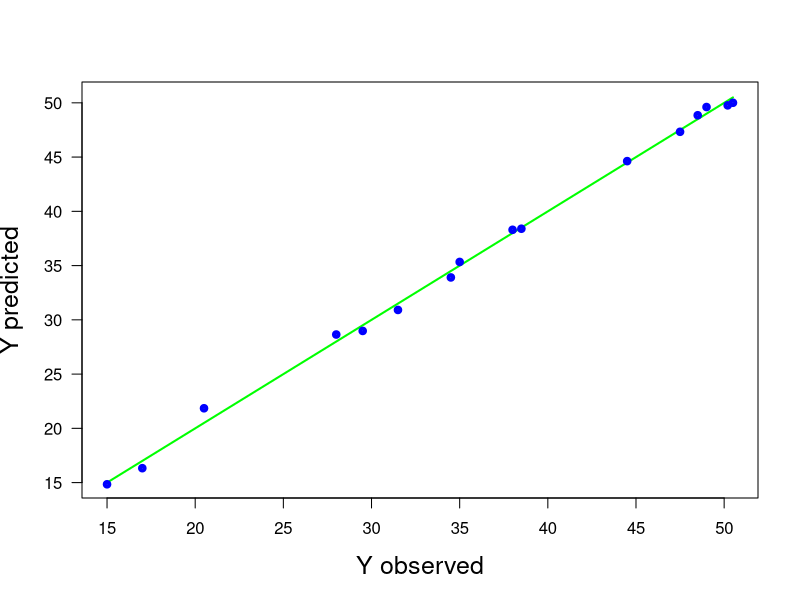

Reproduce this figure in R.
print('file: AcetylenePredictionYY.R')
# acetylene data: X1, X3 anticorrelated
# -------------------------------------------
# (1) = observed data (Yo,X1o,X2o,X3o) and quadratic predictors
Yo = c(49.0,50.2,50.5,48.5,47.5,44.5,28.0,31.5,34.5,35.0,38.0,38.5,15.0,17.0,20.5,29.5)
X1o = c(1300,1300,1300,1300,1300,1300,1200,1200,1200,1200,1200,1200,1100,1100,1100,1100)
X2o = c(7.5,9.0,11.0,13.5,17.0,23.0,5.3,7.5,11.0,13.5,17.0,23.0,5.3,7.5,11.0,17.0)
X3o = c(12,12,11.5,13,13.5,12,40,38,32,26,34,41,84,98,92,86)/1000
X4o = X1o*X2o; X5o = X1o*X3o; X6o = X2o*X3o
X7o = X1o^2; X8o = X2o^2; X9o = X3o^2
LYo = length(Yo)   # sample size
NoP = 9            # number of predictors
# -------------------------------------------
# (2) Unit length scaling:
Xo = matrix(data=c(X1o,X2o,X3o,X4o,X5o,X6o,X7o,X8o,X9o),nrow=LYo,ncol=NoP)
# Unit length scaling = subtract mean (centering) and divide by square root of sum of squares
X = matrix(data=NA,nrow=LYo,ncol=NoP)
n = NoP
meanX = numeric(n); SX = numeric(n)
for(j in 1:NoP) {q = Xo[,j]; xj = (q-mean(q))/sqrt(sum((q-mean(q))^2)); 
X[,j] = xj; meanX[j] = mean(q); SX[j] = sqrt(sum( (q-mean(q))^2 ))}
meanY = mean(Yo)
SY = sqrt(sum((Yo-meanY)^2))
y = (Yo-meanY)/SY
# -------------------------------------------
# (3a) MLR of original data using lm():
outLMo = lm(Yo ~ Xo)
InterceptEsto = outLMo$coefficients[1]
bEsto = outLMo$coefficients[2:(NoP+1)]
# (3b) MLR of scaled data using lm():
outLMs = lm(y ~ X)
betaEst1 = outLMs$coefficients[2:(NoP+1)]
# (3c) MLR of scaled data: pedestrian way
XX = t(X)%*%X             # correlation matrix
XXI = solve(XX)           # inverse of X'X
betaEst2 = XXI%*%t(X)%*%y  # least squares solution
# -------------------------------------------
# (4) Convert from slopes for scaled data to slopes for original data:
bA = betaEst2/SX
cA = -betaEst2*meanX/SX
bEst2 = betaEst2/SX*SY
InterceptEst2 = sum(cA)*SY+meanY # intercept for original data
# -------------------------------------------
# (5) Multicollinearity diagnostics:
# (5a) Lagest absolute correlation:
offdiagmax = -1; ioff = 0; joff = 0 # dummy values
for(i in 1:n) {
  for(j in 1:n) {if(i != j) {
    if (abs(XX[i,j]) > offdiagmax) {
      offdiagmax = abs(XX[i,j]); ioff = i; joff = j}}}
}
# -------------------------------------------
# (5b) Variance inflation factors (VIFs):
VIFs = diag(XXI)
# How many VIFs are > 10? Maximum of the VIFs?
nVIFsL10 = 0
for(j in 1:NoP) if (VIFs[j] > 10) nVIFsL10 = nVIFsL10 + 1
maxVIFs = max(VIFs)
# -------------------------------------------
# (5c) Eigensystem analysis of the correlation matrix XX
#      -> eigenvalues lambda_j
#      -> condition number: kappa = lambda_max/lambda_min
outEV = eigen(XX,symmetric=T)
lambda = outEV$values  # eigen values
kappa = max(lambda)/min(lambda)
# -------------------------------------------
# (5d) Condition number of X'
outSVD = svd(X)
muj = outSVD$d   # singular values
eta = max(muj)/min(muj)
# -------------------------------------------
r13o = cor(X1o,X3o) # correlation
# -------------------------------------------
sflag = 2
if (sflag == 2) {
  YPred = Xo%*%bEsto+InterceptEsto  # prediction
  xp = c(min(Yo),max(Yo))
  # png('AcetyleneYPredMLR170625.png',width=16,height=16,units='cm',res=300)
  plot(xp,xp,type='l',lwd=2,col='green',xlab='Y observed',ylab='Y predicted',las=1,
       cex.lab=1.5)
  points(Yo,YPred,lwd=4,col='blue',cex=0.6)
  # dev.off()
}
